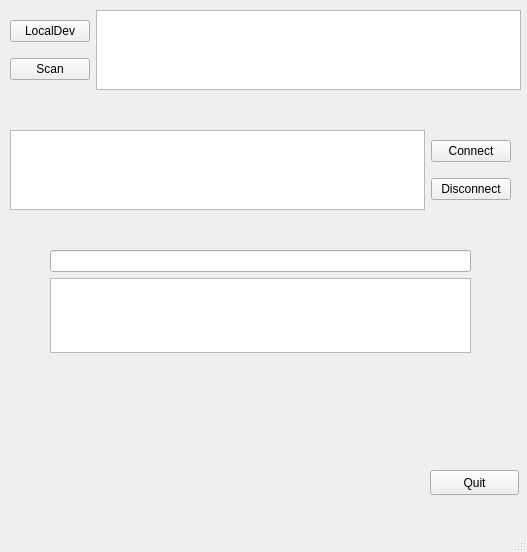
<?xml version="1.0" encoding="UTF-8"?>
<ui version="4.0">
 <class>MainWindow</class>
 <widget class="QMainWindow" name="MainWindow">
  <property name="geometry">
   <rect>
    <x>0</x>
    <y>0</y>
    <width>527</width>
    <height>552</height>
   </rect>
  </property>
  <property name="windowTitle">
   <string>MainWindow</string>
  </property>
  <widget class="QWidget" name="centralwidget">
   <widget class="QPushButton" name="close">
    <property name="geometry">
     <rect>
      <x>430</x>
      <y>470</y>
      <width>89</width>
      <height>25</height>
     </rect>
    </property>
    <property name="text">
     <string>Quit</string>
    </property>
   </widget>
   <widget class="QWidget" name="horizontalLayoutWidget">
    <property name="geometry">
     <rect>
      <x>10</x>
      <y>10</y>
      <width>511</width>
      <height>80</height>
     </rect>
    </property>
    <layout class="QHBoxLayout" name="horizontalLayout">
     <item>
      <layout class="QVBoxLayout" name="verticalLayout_2">
       <item>
        <widget class="QPushButton" name="local">
         <property name="text">
          <string>LocalDev</string>
         </property>
        </widget>
       </item>
       <item>
        <widget class="QPushButton" name="Scan">
         <property name="text">
          <string>Scan</string>
         </property>
        </widget>
       </item>
      </layout>
     </item>
     <item>
      <widget class="QTextEdit" name="commun"/>
     </item>
    </layout>
   </widget>
   <widget class="QWidget" name="horizontalLayoutWidget_2">
    <property name="geometry">
     <rect>
      <x>10</x>
      <y>130</y>
      <width>501</width>
      <height>80</height>
     </rect>
    </property>
    <layout class="QHBoxLayout" name="horizontalLayout_2">
     <item>
      <widget class="QListWidget" name="devices"/>
     </item>
     <item>
      <layout class="QVBoxLayout" name="verticalLayout">
       <item>
        <widget class="QPushButton" name="connect">
         <property name="text">
          <string>Connect</string>
         </property>
        </widget>
       </item>
       <item>
        <widget class="QPushButton" name="disconnect">
         <property name="text">
          <string>Disconnect</string>
         </property>
        </widget>
       </item>
      </layout>
     </item>
    </layout>
   </widget>
   <widget class="QWidget" name="verticalLayoutWidget">
    <property name="geometry">
     <rect>
      <x>50</x>
      <y>250</y>
      <width>421</width>
      <height>103</height>
     </rect>
    </property>
    <layout class="QVBoxLayout" name="verticalLayout_3">
     <item>
      <widget class="QLineEdit" name="input"/>
     </item>
     <item>
      <widget class="QTextEdit" name="out"/>
     </item>
    </layout>
   </widget>
  </widget>
  <widget class="QMenuBar" name="menubar">
   <property name="geometry">
    <rect>
     <x>0</x>
     <y>0</y>
     <width>527</width>
     <height>22</height>
    </rect>
   </property>
  </widget>
  <widget class="QStatusBar" name="statusbar"/>
 </widget>
 <resources/>
 <connections/>
</ui>
